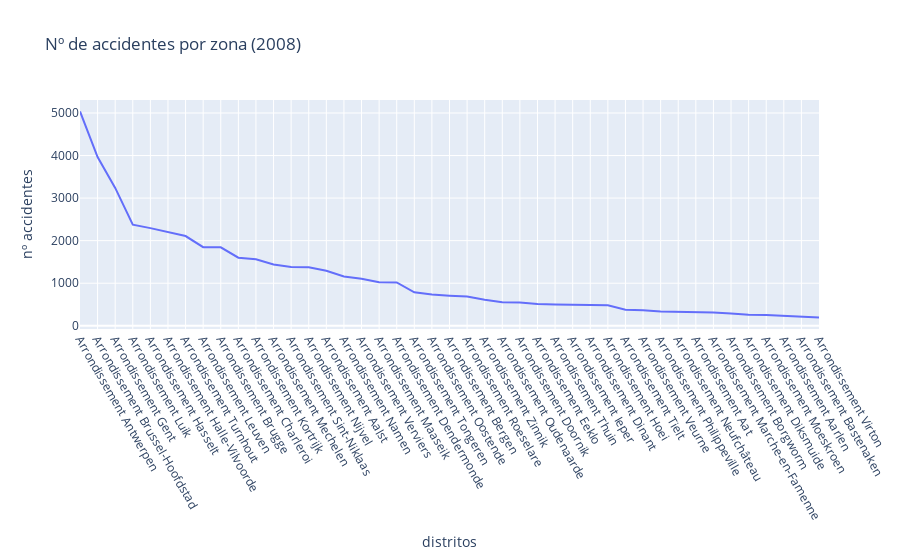

Notebook source saved alongside this figure:
### Code cell
fig = px.line(x=sorted_acc_2008_por_zona["ADM_DSTR"], y=sorted_acc_2008_por_zona["Nº ACC"], labels = {"x": "distritos", "y": "nº accidentes"}, title = "Nº de accidentes por zona (2008)")
#ax.set_xlabel(xlabel, rotation=60)
fig.update_xaxes(tickangle=60)
fig.show()

### Figure 1 — Plotly figure (JSON) as saved in the notebook; plotly's stock layout.template omitted (floating-point values rounded to 4 significant figures)
{"data": [{"hovertemplate": "distritos=%{x}<br>nº accidentes=%{y}<extra></extra>", "legendgroup": "", "line": {"color": "#636efa", "dash": "solid"}, "marker": {"symbol": "circle"}, "mode": "lines", "name": "", "orientation": "v", "showlegend": false, "type": "scatter", "x": ["Arrondissement Antwerpen", "Arrondissement Brussel-Hoofdstad", "Arrondissement Gent", "Arrondissement Luik", "Arrondissement Hasselt", "Arrondissement Halle-Vilvoorde", "Arrondissement Turnhout", "Arrondissement Leuven", "Arrondissement Brugge", "Arrondissement Charleroi", "Arrondissement Kortrijk", "Arrondissement Mechelen", "Arrondissement Sint-Niklaas", "Arrondissement Nijvel", "Arrondissement Aalst", "Arrondissement Namen", "Arrondissement Verviers", "Arrondissement Maaseik", "Arrondissement Dendermonde", "Arrondissement Tongeren", "Arrondissement Oostende", "Arrondissement Bergen", "Arrondissement Roeselare", "Arrondissement Zinnik", "Arrondissement Oudenaarde", "Arrondissement Doornik", "Arrondissement Eeklo", "Arrondissement Thuin", "Arrondissement Ieper", "Arrondissement Dinant", "Arrondissement Hoei", "Arrondissement Tielt", "Arrondissement Veurne", "Arrondissement Philippeville", "Arrondissement Neufchâteau", "Arrondissement Aat", "Arrondissement Marche-en-Famenne", "Arrondissement Borgworm", "Arrondissement Diksmuide", "Arrondissement Moeskroen", "Arrondissement Aarlen", "Arrondissement Bastenaken", "Arrondissement Virton"], "xaxis": "x", "y": [5036, 3963, 3239, 2374, 2294, 2203, 2108, 1847, 1843, 1600, 1563, 1438, 1381, 1376, 1291, 1159, 1105, 1023, 1018, 786, 735, 707, 687, 611, 555, 547, 513, 500, 489, 485, 481, 375, 367, 337, 330, 315, 310, 288, 259, 253, 231, 215, 193], "yaxis": "y"}], "layout": {"legend": {"tracegroupgap": 0}, "title": {"text": "Nº de accidentes por zona (2008)"}, "xaxis": {"anchor": "y", "domain": [0, 1], "tickangle": 60, "title": {"text": "distritos"}}, "yaxis": {"anchor": "x", "domain": [0, 1], "title": {"text": "nº accidentes"}}}}
